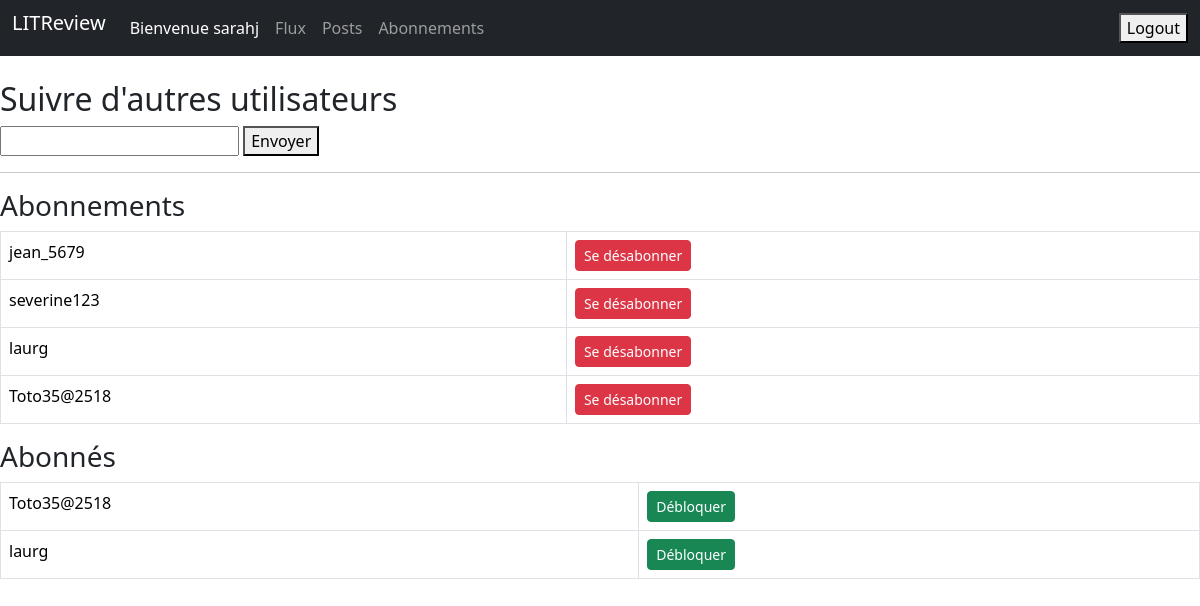
Before: /reviews/abonnements/ (signed in) with the older database file.
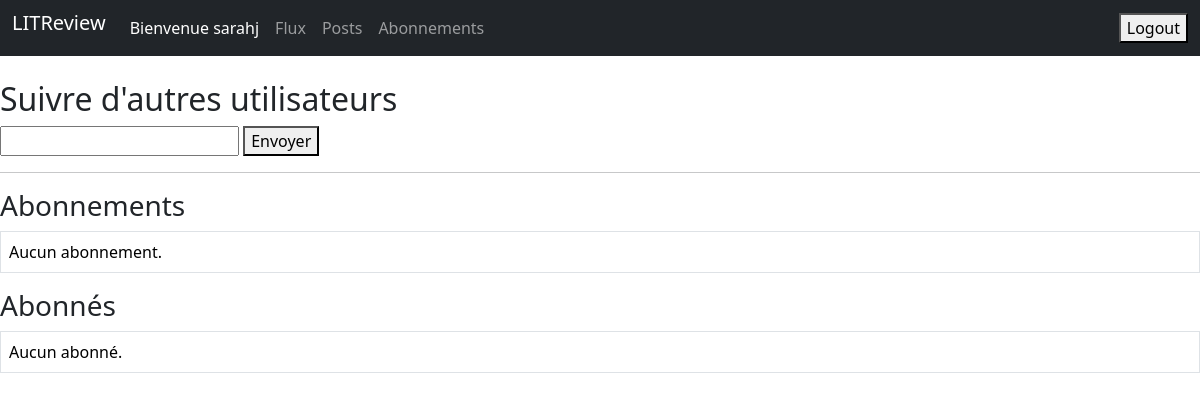
After: the same page with the newer database file.
### reviews/models.py (models this page shows)
class UserFollows(models.Model):
    user = models.ForeignKey(
        to=settings.AUTH_USER_MODEL,
        related_name='following',
        on_delete=models.CASCADE
    )
    followed_user = models.ForeignKey(
        to=settings.AUTH_USER_MODEL,
        related_name='followers',
        on_delete=models.CASCADE
    )
    is_blocked = models.BooleanField(default=False)
    class Meta:
        unique_together = ('user', 'followed_user')

### reviews/views.py (the view, shortened to what this page needs)
# urls.py: path('abonnements/', views.subscriptions, name='abonnements'),
@login_required
def subscriptions(request):
    abonnements = request.user.following.select_related('followed_user')
    abonnes = request.user.followers.select_related('user')
    return render(request, 'reviews/subscriptions.html', {
        'abonnements': abonnements,
        'abonnes': abonnes,
    })

### templates/reviews/subscriptions.html (shortened to what this page needs)
<!DOCTYPE html>
<html lang="fr">
<head>
    <link href="https://cdn.jsdelivr.net/npm/bootstrap@5.3.3/dist/css/bootstrap.min.css" rel="stylesheet">
</head>
<body>
<nav class="navbar navbar-expand-lg navbar-dark bg-dark mb-4">
    <div class="container-fluid">
        <div class="collapse navbar-collapse">
            <ul class="navbar-nav me-auto">
                <li><a class="navbar-brand" href="{% url 'login' %}">LITReview</a></li>
                <li class="nav-item d-flex align-items-end">
                  <span class="nav-link text-white small">
                    {% if user.is_authenticated %}
                      Bienvenue {{ user.username }}
                    {% else %}
                      Non connecté
                    {% endif %}
                  </span>
                </li>
                <li class="nav-item"><a class="nav-link" href="{% url 'flux' %}">Flux</a></li>
                <li class="nav-item"><a class="nav-link" href="{% url 'posts' %}">Posts</a></li>
                <li class="nav-item"><a class="nav-link" href="{% url 'abonnements' %}">Abonnements</a></li>
            </ul>
            <form method="post" action="{% url 'logout' %}">
                <button type="submit">Logout</button>
            </form>
        </div>
    </div>
</nav>
<div class="form-container">
<h2>Suivre d'autres utilisateurs</h2>
    <form method="post">
        <input type="text" name="username" id="username" required>
        <button type="submit">Envoyer</button>
    </form>
    <hr>
    <h3>Abonnements</h3>
    <table class="table table-bordered">
        {% for follow in abonnements %}
        <tr>
            <td>{{ follow.followed_user.username }}</td>
            <td>
                <form method="post" style="display:inline;">
                    <button type="submit" class="btn btn-sm btn-danger">Se désabonner</button>
                </form>
            </td>
        </tr>
        {% empty %}
        <tr><td colspan="2">Aucun abonnement.</td></tr>
        {% endfor %}
    </table>
  <h3>Abonnés</h3>
<table class="table table-bordered">
    {% for follow in abonnes %}
        <tr>
            <td>{{ follow.user.username }}</td>
            <td>
                <form method="post" style="display:inline;">
                    {% if follow.is_blocked %}
                        <button type="submit" class="btn btn-sm btn-success">Débloquer</button>
                    {% else %}
                        <button type="submit" class="btn btn-sm btn-danger">Bloquer</button>
                    {% endif %}
                </form>
            </td>
        </tr>
    {% empty %}
        <tr><td colspan="2">Aucun abonné.</td></tr>
    {% endfor %}
</table>
</div>
</body>
</html>

Changed rows visible on the page:
removed UserFollows: followed_user.username "jean_5679", shown under "Abonnements"
removed UserFollows: followed_user.username "severine123", shown under "Abonnements"
removed UserFollows: followed_user.username "laurg", shown under "Abonnements"
removed UserFollows: followed_user.username "Toto35@2518", shown under "Abonnements"
removed UserFollows: user.username "Toto35@2518", is_blocked "Débloquer", shown under "Abonnés"
removed UserFollows: user.username "laurg", is_blocked "Débloquer", shown under "Abonnés"
Other visible differences:
text now shown: "Aucun abonnement. Aucun abonné."
